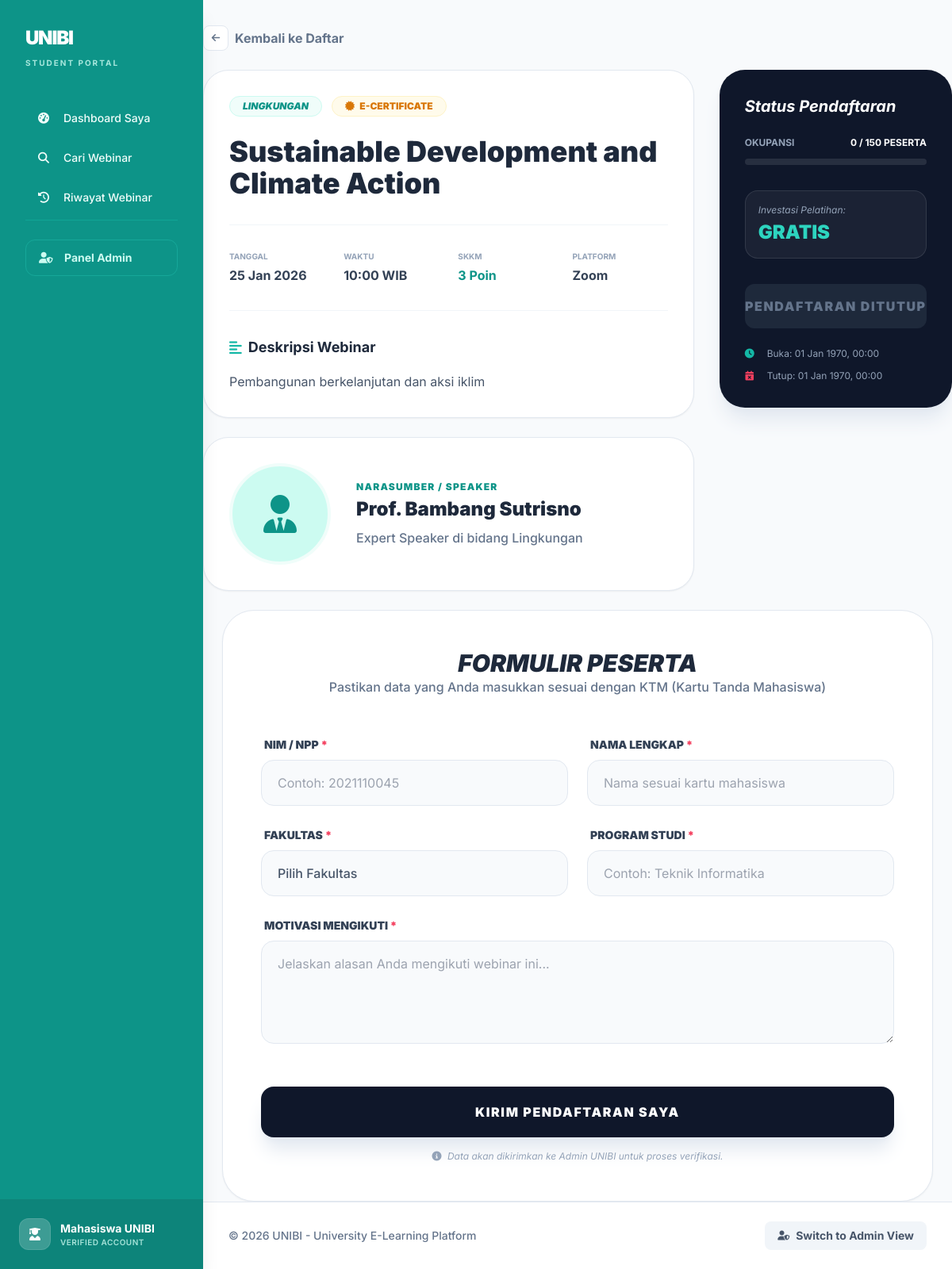
The page /student/detail-webinar.php?id=3 on the database its author committed.
### tables this page shows
CREATE TABLE `webinar` (
  `id_webinar` int NOT NULL,
  `judul` varchar(200) DEFAULT NULL,
  `deskripsi` text,
  `kategori` varchar(50) DEFAULT NULL,
  `tanggal` date DEFAULT NULL,
  `waktu_mulai` time DEFAULT NULL,
  `waktu_selesai` time DEFAULT NULL,
  `pembicara` varchar(100) DEFAULT NULL,
  `platform` varchar(50) DEFAULT NULL,
  `poin_skkm` int DEFAULT NULL,
  `kuota_peserta` int DEFAULT NULL,
  `biaya` decimal(10,2) DEFAULT '0.00',
  `tipe_webinar` enum('gratis','berbayar') DEFAULT NULL,
  `status` enum('draft','publish','closed') DEFAULT 'draft',
  `status_verifikasi` enum('menunggu','disetujui','ditolak') DEFAULT 'menunggu',
  `tanggal_mulai_pendaftaran` datetime DEFAULT NULL,
  `tanggal_akhir_pendaftaran` datetime DEFAULT NULL,
  `id_penyelenggara` int DEFAULT NULL,
  `created_at` timestamp NOT NULL DEFAULT CURRENT_TIMESTAMP
);

### student/detail-webinar.php (the view, shortened to what this page needs)
<?php
require_once '../config/database.php';
$id = intval($_GET['id']);
$query = "SELECT w.*,
          (SELECT COUNT(*) FROM pemantauan_webinar p
           WHERE p.id_webinar = w.id_webinar AND p.status_pendaftaran = 'disetujui') as peserta_terdaftar
          FROM webinar w
          WHERE w.id_webinar = $id";
$result = mysqli_query($conn, $query);
$webinar = mysqli_fetch_assoc($result);
$sisa_kuota = $webinar['kuota_peserta'] - $webinar['peserta_terdaftar'];
$today = date('Y-m-d H:i:s');
$is_open = ($today >= $webinar['tanggal_mulai_pendaftaran'] && $today <= $webinar['tanggal_akhir_pendaftaran']);
$is_full = ($sisa_kuota <= 0);
require_once 'includes/header.php';
?>
<div class="space-y-6">
    <a href="daftar-webinar.php" class="inline-flex items-center gap-2 text-slate-500 hover:text-teal-600 font-bold transition-colors group">
        <div class="w-8 h-8 rounded-lg bg-white border border-slate-200 flex items-center justify-center group-hover:bg-teal-50 group-hover:border-teal-200">
            <i class="fas fa-arrow-left text-xs"></i>
        </div>
        Kembali ke Daftar
    </a>
    <div class="grid grid-cols-1 lg:grid-cols-3 gap-8">
        <div class="lg:col-span-2 space-y-6">
            <div class="bg-white rounded-[2rem] p-8 border border-slate-200 shadow-sm">
                <div class="flex flex-wrap gap-3 mb-6">
                    <span class="px-4 py-1 bg-teal-50 text-teal-600 text-xs font-black uppercase rounded-full border border-teal-100 italic">
                        <?= $webinar['kategori'] ?>
                    </span>
                    <span class="px-4 py-1 bg-amber-50 text-amber-600 text-xs font-black uppercase rounded-full border border-amber-100">
                        <i class="fas fa-certificate mr-1"></i> E-Certificate
                    </span>
                </div>
                <h1 class="text-3xl md:text-4xl font-black text-slate-800 leading-tight mb-8"><?= htmlspecialchars($webinar['judul']) ?></h1>
                <div class="grid grid-cols-2 md:grid-cols-4 gap-6 py-8 border-y border-slate-100">
                    <div>
                        <p class="text-[10px] font-bold text-slate-400 uppercase mb-1">Tanggal</p>
                        <p class="font-bold text-slate-700"><?= date('d M Y', strtotime($webinar['tanggal'])) ?></p>
                    </div>
                    <div>
                        <p class="text-[10px] font-bold text-slate-400 uppercase mb-1">Waktu</p>
                        <p class="font-bold text-slate-700"><?= date('H:i', strtotime($webinar['waktu_mulai'])) ?> WIB</p>
                    </div>
                    <div>
                        <p class="text-[10px] font-bold text-slate-400 uppercase mb-1">SKKM</p>
                        <p class="font-bold text-teal-600"><?= $webinar['poin_skkm'] ?> Poin</p>
                    </div>
                    <div>
                        <p class="text-[10px] font-bold text-slate-400 uppercase mb-1">Platform</p>
                        <p class="font-bold text-slate-700"><?= htmlspecialchars($webinar['platform']) ?></p>
                    </div>
                </div>
                <div class="mt-8">
                    <h3 class="text-lg font-bold text-slate-800 mb-4 flex items-center gap-2">
                        <i class="fas fa-align-left text-teal-500"></i> Deskripsi Webinar
                    </h3>
                    <div class="text-slate-600 leading-relaxed space-y-4">
                        <?= nl2br(htmlspecialchars($webinar['deskripsi'])) ?>
                    </div>
                </div>
            </div>
            <div class="bg-white rounded-[2rem] p-8 border border-slate-200 shadow-sm flex flex-col md:flex-row items-center gap-8">
                <div class="w-32 h-32 bg-teal-100 rounded-full flex items-center justify-center flex-shrink-0 border-4 border-teal-50">
                    <i class="fas fa-user-tie text-5xl text-teal-600"></i>
                </div>
                <div class="text-center md:text-left">
                    <p class="text-teal-600 font-black uppercase text-xs tracking-widest mb-1">Narasumber / Speaker</p>
                    <h4 class="text-2xl font-black text-slate-800 mb-2"><?= htmlspecialchars($webinar['pembicara']) ?></h4>
                    <p class="text-slate-500 font-medium">Expert Speaker di bidang <?= $webinar['kategori'] ?></p>
                </div>
            </div>
        </div>
        <div class="space-y-6">
            <div class="bg-slate-900 rounded-[2rem] p-8 text-white shadow-xl shadow-slate-200 sticky top-6">
                <h3 class="text-xl font-bold mb-6 italic">Status Pendaftaran</h3>
                <div class="space-y-3 mb-8">
                    <div class="flex justify-between text-xs font-bold uppercase">
                        <span class="text-slate-400">Okupansi</span>
                        <span><?= $webinar['peserta_terdaftar'] ?> / <?= $webinar['kuota_peserta'] ?> Peserta</span>
                    </div>
                    <div class="h-2 bg-white/10 rounded-full overflow-hidden">
                    </div>
                </div>
                <div class="bg-white/5 border border-white/10 rounded-2xl p-4 mb-8">
                    <p class="text-xs text-slate-400 mb-1 italic">Investasi Pelatihan:</p>
                    <p class="text-2xl font-black <?= $webinar['tipe_webinar'] == 'gratis' ? 'text-teal-400' : 'text-rose-400' ?>">
                        <?= $webinar['tipe_webinar'] == 'gratis' ? 'GRATIS' : 'Rp '.number_format($webinar['biaya'], 0, ',', '.') ?>
                    </p>
                </div>
                <?php if($is_open && !$is_full): ?>
                    <button onclick="document.getElementById('form-pendaftaran').scrollIntoView({behavior: 'smooth'})"
                            class="w-full py-4 bg-teal-500 hover:bg-teal-400 text-white font-black rounded-xl transition-all shadow-lg shadow-teal-900/20 uppercase tracking-widest">
                        Daftar Sekarang
                    </button>
                <?php else: ?>
                    <button disabled class="w-full py-4 bg-slate-800 text-slate-500 font-black rounded-xl cursor-not-allowed uppercase tracking-widest">
                        Pendaftaran Ditutup
                    </button>
                <?php endif; ?>
                <div class="mt-6 flex flex-col gap-3">
                    <div class="flex items-center gap-3 text-xs text-slate-400">
                        <i class="fas fa-clock text-teal-500 w-4"></i>
                        <span>Buka: <?= date('d M Y, H:i', strtotime($webinar['tanggal_mulai_pendaftaran'])) ?></span>
                    </div>
                    <div class="flex items-center gap-3 text-xs text-slate-400">
                        <i class="fas fa-calendar-times text-rose-500 w-4"></i>
                        <span>Tutup: <?= date('d M Y, H:i', strtotime($webinar['tanggal_akhir_pendaftaran'])) ?></span>
                    </div>
                </div>
            </div>
        </div>
    </div>
    <div id="form-pendaftaran" class="mt-12 bg-white rounded-[2.5rem] p-8 md:p-12 border border-slate-200 shadow-sm max-w-4xl mx-auto">
        <div class="text-center mb-12">
            <h2 class="text-3xl font-black text-slate-800 italic uppercase">Formulir Peserta</h2>
            <p class="text-slate-500 font-medium">Pastikan data yang Anda masukkan sesuai dengan KTM (Kartu Tanda Mahasiswa)</p>
        </div>
        <form method="POST" class="space-y-6">
            <div class="grid grid-cols-1 md:grid-cols-2 gap-6">
                <div class="space-y-2">
                    <label class="text-sm font-black text-slate-700 uppercase ml-1">NIM / NPP <span class="text-rose-500">*</span></label>
                    <input type="text" name="npp" required placeholder="Contoh: 2021110045"
                           class="w-full px-5 py-4 bg-slate-50 border border-slate-200 rounded-2xl focus:ring-2 focus:ring-teal-500 transition-all outline-none">
                </div>
                <div class="space-y-2">
                    <label class="text-sm font-black text-slate-700 uppercase ml-1">Nama Lengkap <span class="text-rose-500">*</span></label>
                    <input type="text" name="nama" required placeholder="Nama sesuai kartu mahasiswa"
                           class="w-full px-5 py-4 bg-slate-50 border border-slate-200 rounded-2xl focus:ring-2 focus:ring-teal-500 transition-all outline-none">
                </div>
                <div class="space-y-2">
                    <label class="text-sm font-black text-slate-700 uppercase ml-1">Fakultas <span class="text-rose-500">*</span></label>
                    <select name="fakultas" required class="w-full px-5 py-4 bg-slate-50 border border-slate-200 rounded-2xl focus:ring-2 focus:ring-teal-500 transition-all outline-none appearance-none font-medium text-slate-600">
                        <option value="">Pilih Fakultas</option>
                        </select>
                </div>
                <div class="space-y-2">
                    <label class="text-sm font-black text-slate-700 uppercase ml-1">Program Studi <span class="text-rose-500">*</span></label>
                    <input type="text" name="jurusan" required placeholder="Contoh: Teknik Informatika"
                           class="w-full px-5 py-4 bg-slate-50 border border-slate-200 rounded-2xl focus:ring-2 focus:ring-teal-500 transition-all outline-none">
                </div>
            </div>
            <div class="space-y-2">
                <label class="text-sm font-black text-slate-700 uppercase ml-1">Motivasi Mengikuti <span class="text-rose-500">*</span></label>
                <textarea name="motivasi" rows="4" required placeholder="Jelaskan alasan Anda mengikuti webinar ini..."
                          class="w-full px-5 py-4 bg-slate-50 border border-slate-200 rounded-2xl focus:ring-2 focus:ring-teal-500 transition-all outline-none"></textarea>
            </div>
            <div class="pt-6">
                <button type="submit" name="btn_daftar" class="w-full py-5 bg-slate-900 text-white font-black rounded-2xl hover:bg-teal-600 transition-all shadow-xl shadow-slate-200 tracking-widest uppercase">
                    Kirim Pendaftaran Saya
                </button>
                <p class="text-center text-xs text-slate-400 mt-4 italic italic">
                    <i class="fas fa-info-circle mr-1"></i> Data akan dikirimkan ke Admin UNIBI untuk proses verifikasi.
                </p>
            </div>
        </form>
    </div>
</div>
<?php require_once 'includes/footer.php'; ?>

### student/includes/header.php (style rules this page uses)
body { font-family: 'Inter', sans-serif; opacity: 0; transition: opacity 0.3s ease; }
body.loaded { opacity: 1; }

### rows shown on the page
webinar: kategori "LINGKUNGAN", judul "Sustainable Development and Climate Action", tanggal "25 Jan 2026", waktu_mulai "10:00", poin_skkm "3", platform "Zoom", deskripsi "Pembangunan berkelanjutan dan aksi iklim", pembicara "Prof. Bambang Sutrisno", kategori "Lingkungan", kuota_peserta "150", tanggal_mulai_pendaftaran "01 Jan 1970, 00:00", tanggal_akhir_pendaftaran "01 Jan 1970, 00:00"

### other values the page prints
$menu[2] "Dashboard Saya"
$menu[2] "Cari Webinar"
$menu[2] "Riwayat Webinar"
$webinar['peserta_terdaftar'] "0"
